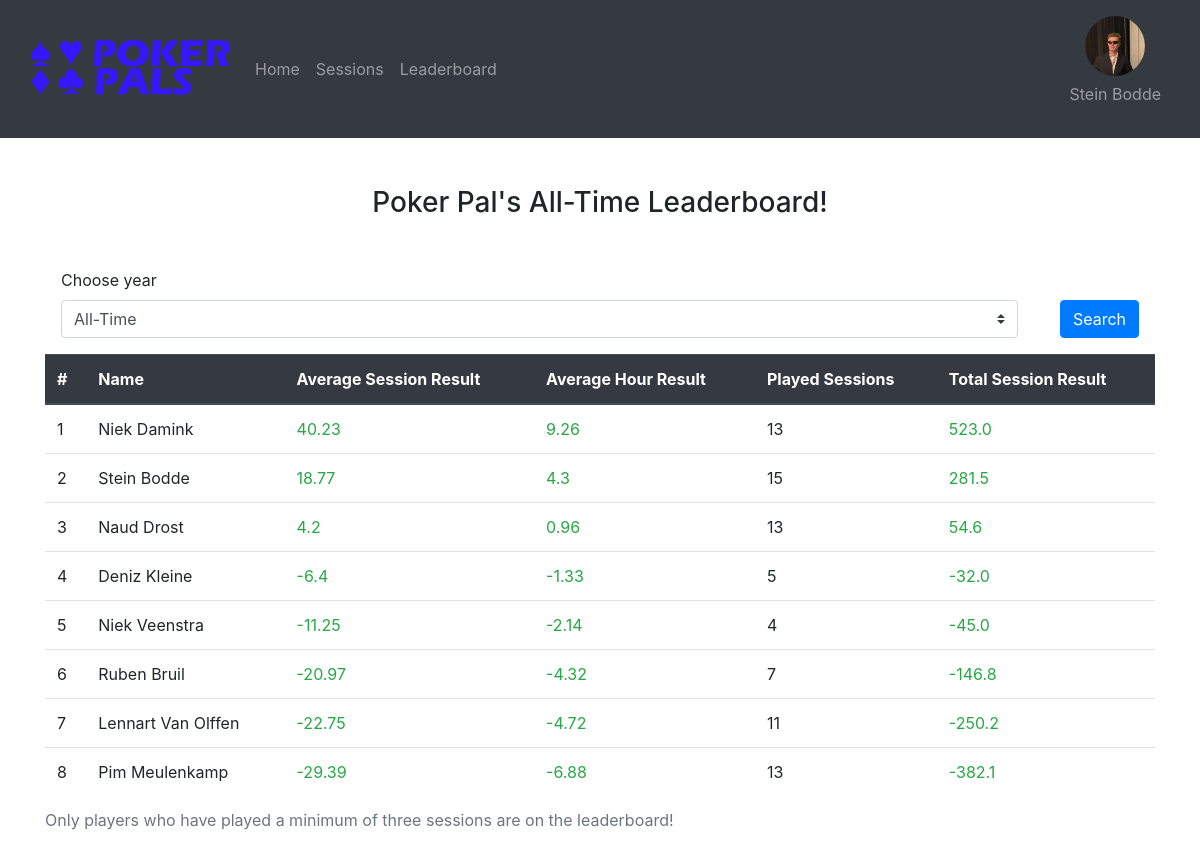
The page /leaderboard (signed in) on the database its author committed.
### website/database/models.py (models this page shows)
class User(db.Model, UserMixin):
    id = db.Column(db.Integer, primary_key=True)
    name = db.Column(db.String(150), unique=True)
    password = db.Column(db.String(150))
    imgURL = db.Column(db.String(10000))

### website/views.py (the view)
@views.route('/leaderboard', methods=['GET', 'POST'])
@login_required
def leaderboard():
    year = request.form.get("year")
    if request.method == "POST" and year != "all":
        leaderboard = leaderboardQueries.getLeaderboardPerYear(year)
        year = "Poker Pal's " + year + " Leaderboard!"
    else:
        leaderboard = leaderboardQueries.getLeaderboard()
        year = "Poker Pal's All-Time Leaderboard!"
    return render_template("leaderboard.html", user = current_user, leaderboard = leaderboard, dates = leaderboardQueries.getAllDates(), year=year)

### website/__init__.py (called while the page is built)
def create_app():
    app = Flask(__name__)
    app.config['SECRET_KEY'] = 'ksjdksajdk17HSSH2ssj88ss'
    app.config['SQLALCHEMY_DATABASE_URI'] = f'sqlite:///{DB_NAME}'
    db.init_app(app)
    from .views import views
    from .auth import auth
    from .admin import admin
    app.register_blueprint(views, url_prefix='/')
    app.register_blueprint(auth, url_prefix='/')
    app.register_blueprint(admin, url_prefix='/admin')
    from .database.models import User, Post
    create_database(app)
    login_manager = LoginManager()
    login_manager.login_view = 'auth.login'
    login_manager.init_app(app)
    @login_manager.user_loader
    def load_user(id):
        return User.query.get(int(id))
    return app

### website/database/leaderboardQueries.py (called while the page is built)
def getAllDates():
    distinct_years = db.session.query(func.substr(Session.date, -4)).distinct().all()
    return distinct_years

### website/templates/leaderboard.html (shortened to what this page needs)
{% extends "base.html" %} {% block title %}Leaderboard{% endblock %} {% block content %}
<div class="container mt-4 py-4">
  <h3 align="center">{{year}}</h3><br>
  <form method="POST">
    <div class="form-row align-items-center">
      <div class="col m-3">
        <label class="mr-sm-2" for="filter">Choose year</label>
        <select onchange="saveChoice(this);" class="custom-select mr-sm-2" name="year" id="year">
          <option id="-1" + i selected value="all">All-Time</option>
        </select>
      </div>
      <div class="col-auto m-3 mt-5">
        <button type="submit" class="btn btn-primary">Search</button>
      </div>
    </div>
  </form>
  <table class="table">
    <caption>Only players who have played a minimum of three sessions are on the leaderboard!</caption>
    <thead class="thead-dark">
      <tr>
        <th scope="col">#</th>
        <th scope="col">Name</th>
        <th scope="col">Average Session Result</th>
        <th scope="col">Average Hour Result</th>
        <th scope="col">Played Sessions</th>
        <th scope="col">Total Session Result</th>
      </tr>
    </thead>
    <tbody>
      {%for person in leaderboard%}
      <tr>
        <td>{{person[0]}}</td>
        <td>{{person[1]}}</td>
        <td name="number">{{person[2] | round(2)}}</td>
        <td name="number">{{person[3] | round(2)}}</td>
        <td>{{person[4]}}</td>
        <td name="number">{{person[5] | round(2)}}</td>
      </tr>
      {%endfor%}
    </tbody>
  </table>
</div>
{% endblock %}

### website/templates/base.html (shortened to what this page needs)
<!DOCTYPE html>
<html>
<head>
  <link rel="stylesheet" href="https://stackpath.bootstrapcdn.com/bootstrap/4.4.1/css/bootstrap.min.css"
 />
  <link rel="stylesheet" href="https://stackpath.bootstrapcdn.com/font-awesome/4.7.0/css/font-awesome.min.css"
 />
</head>
<body>
  {% if user.is_authenticated %}
  <nav class="navbar navbar-expand-lg navbar-dark bg-dark sticky-top">
    <div class="container-fluid">
      <a class="navbar-brand">
        <img src="{{url_for('static', filename='pictures/logo.png')}}" width="200px">
      </a>
      <div class="collapse navbar-collapse" id="navbarText">
        <ul class="navbar-nav me-auto mb-2 mb-lg-0">
          <li class="nav-item">
            <a class="nav-link" href="/">Home</a>
          </li>
          <li class="nav-item">
            <a class="nav-link" href="/sessions">Sessions</a>
          </li>
          <li class="nav-item">
            <a class="nav-link" href="/leaderboard">Leaderboard</a>
          </li>
        </ul>
        <ul class="navbar-nav ml-auto mb-2 mb-lg-0">
          <li class="nav-item">
            <a class="nav-link text-center" href="/account">
              <div class="circular--landscape-big">
                <div class="image-container">
                  <img src="{{url_for('static', filename= user.imgURL)}}">
                </div>
              </div>
              <p>{{user.name}}</p>
            </a>
      </div>
    </div>
  </nav>
  {% endif %}
  <div class="container-fluid">
    {% block content%}
    {% endblock %}
  </div>
</body>
</html>

### website/templates/base.html (style rules this page uses)
.circular--landscape-big { display: inline-block; position: relative; width: 60px; height: 60px; overflow: hidden; border-radius: 50%; }
.circular--landscape-big img { width: auto; height: 200%; margin-left: -5px; transition: opacity 0.3s ease-in-out; }
.image-container { width: 100%; height: 100%; }

### rows shown on the page
User: imgURL (picture), name "Stein Bodde", id "2", person "18.77", person "4.3", person "15", person "281.5"
User: person "1", name "Niek Damink", person "40.23", person "9.26", person "13", person "523.0"
User: person "3", name "Naud Drost", person "4.2", person "0.96", person "13", person "54.6"
User: person "4", name "Deniz Kleine", person "-6.4", person "-1.33", person "5", person "-32.0"
User: person "5", name "Niek Veenstra", person "-11.25", person "-2.14", person "4", person "-45.0"
User: person "6", name "Ruben Bruil", person "-20.97", person "-4.32", person "7", person "-146.8"
User: person "7", name "Lennart Van Olffen", person "-22.75", person "-4.72", person "11", person "-250.2"
User: person "8", name "Pim Meulenkamp", person "-29.39", person "-6.88", person "13", person "-382.1"

### other values the page prints
{{ year }} "Poker Pal's All-Time Leaderboard!"
